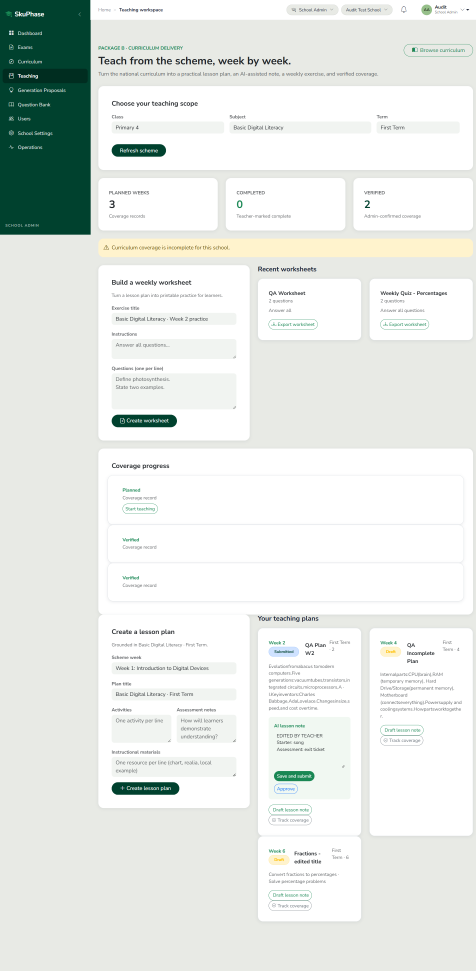
#> input picture app/assets/img/tutorials/01_teaching_workspace.png, 1428 x 2912 px (shown at 1/3 size)
$ python generate_callouts.py
#> lines starting #> are read from the running program, lines starting #| are printed output that depends on the picture
"""
Generate callout-annotated tutorial screenshots.
Every coordinate is measured and verified directly against actual image pixel data.
"""

from pathlib import Path
from PIL import Image, ImageDraw, ImageFont
import math

HERE = Path(__file__).parent
OUT  = HERE / "annotated"
OUT.mkdir(exist_ok=True)

BRAND   = (0, 65, 46)
WHITE   = (255, 255, 255)
OVERLAY = (0, 65, 46, 45)
BORDER  = (0, 65, 46, 220)


def _font(size):
    for name in ["arialbd.ttf", "Arial Bold.ttf",
                 "DejaVuSans-Bold.ttf", "LiberationSans-Bold.ttf"]:
        try:
            return ImageFont.truetype(name, size)
        except OSError:
            pass
    return ImageFont.load_default()


def _badge(draw, cx, cy, label, r=22):
    draw.ellipse([cx-r, cy-r, cx+r, cy+r], fill=BRAND, outline=WHITE, width=3)
    f = _font(r)
    bb = draw.textbbox((0, 0), label, font=f)
    tw, th = bb[2] - bb[0], bb[3] - bb[1]
    draw.text((cx - tw//2, cy - th//2 - 1), label, fill=WHITE, font=f)


def _arrow(draw, x1, y1, x2, y2, w=3):
    draw.line([(x1, y1), (x2, y2)], fill=BRAND, width=w)
    angle = math.atan2(y2 - y1, x2 - x1)
    head, spread = 14, math.pi / 6
    for sign in (1, -1):
        ax = x2 - head * math.cos(angle - sign * spread)
        ay = y2 - head * math.sin(angle - sign * spread)
        draw.line([(x2, y2), (int(ax), int(ay))], fill=BRAND, width=w)


def _highlight(img, x1, y1, x2, y2, pad=6):
    ov = Image.new("RGBA", img.size, (0, 0, 0, 0))
    d  = ImageDraw.Draw(ov)
    d.rectangle([x1 - pad, y1 - pad, x2 + pad, y2 + pad], fill=OVERLAY)
    d.rectangle([x1 - pad, y1 - pad, x2 + pad, y2 + pad], outline=BORDER, width=3)
    return Image.alpha_composite(img.convert("RGBA"), ov)


def annotate(src, dst, callouts, crop_box=None):
#> called with src = '01_teaching_workspace.png', dst = 'step1_teaching_workspace_annotated.png', crop_box = (0, 0, 1428, 640)
    img = Image.open(HERE / src)
#> img is the input picture: PIL image 1428x2912 RGB; mean R, G, B 229.1, 233.5, 229.6
    if crop_box:
        img = img.crop(crop_box)
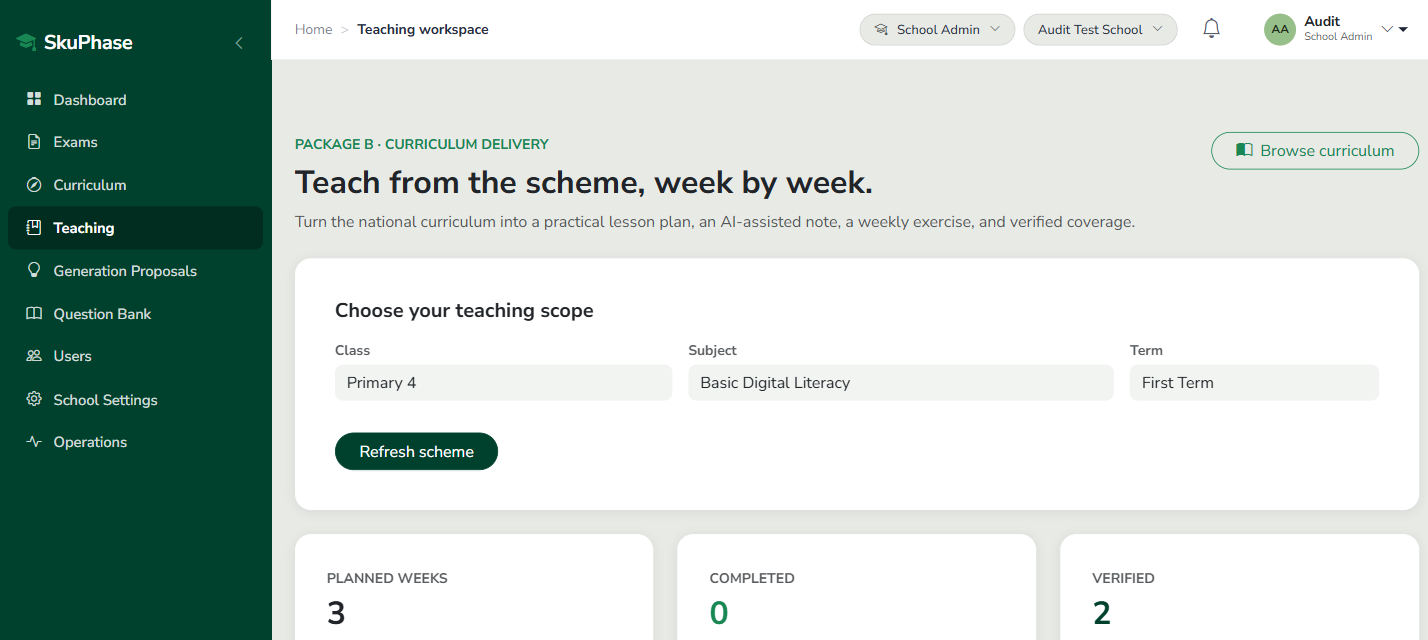
#> img: PIL image 1428x640 RGB; mean R, G, B 195.1, 208.4, 203.1
    img = img.convert("RGBA")
#> img: PIL image 1428x640 RGBA
    for c in callouts:
        if c.get("highlight"):
            img = _highlight(img, *c["highlight"])
    draw = ImageDraw.Draw(img)
    for c in callouts:
        if c.get("arrow_from") and c.get("arrow_to"):
            _arrow(draw, *c["arrow_from"], *c["arrow_to"])
        _badge(draw, *c["badge"], c["label"])
    img.convert("RGB").save(OUT / dst)
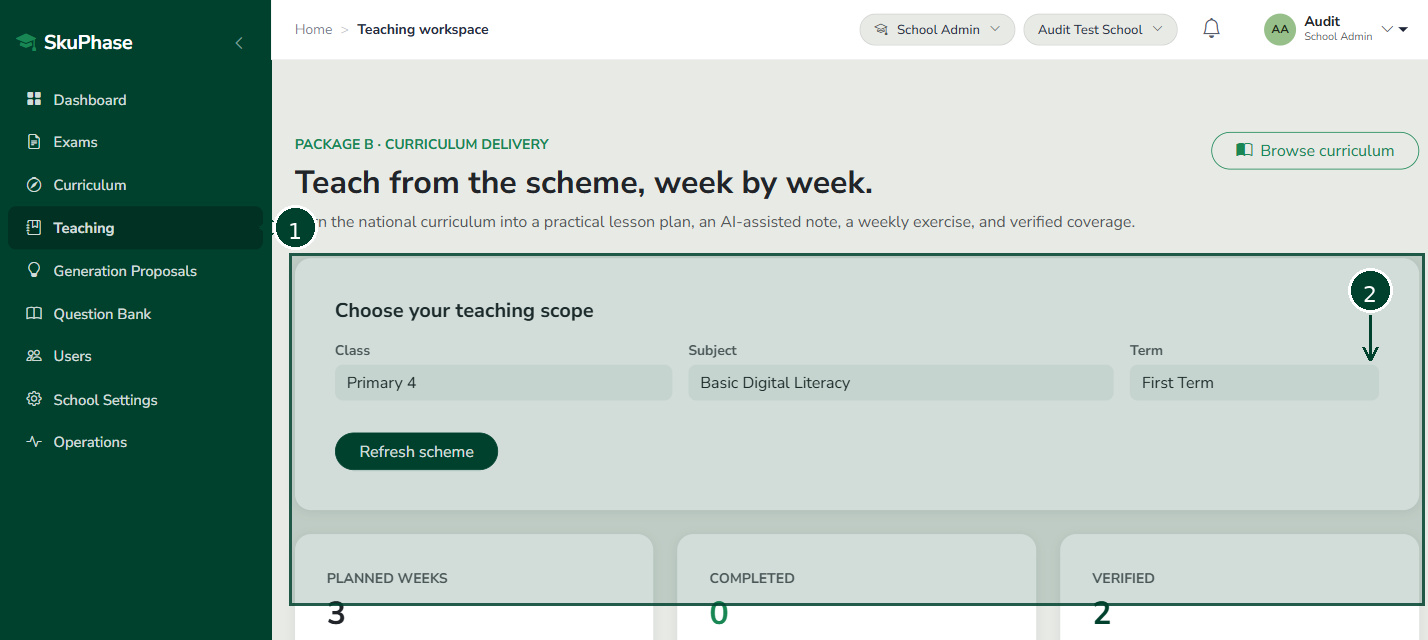
#> saved as step1_teaching_workspace_annotated.png: PIL image 1428x640 RGB; mean R, G, B 173.9, 192.6, 185.9
    print("  OK", dst)


# =============================================================================
# 1. LESSON NOTE GUIDE (DESKTOP & MOBILE)
# =============================================================================
print("=== Generating Lesson Note Guide Callouts ===")

# Step 1: 01_teaching_workspace.png (cropped to top 640px to focus on sidebar & scope)
# Sidebar "Teaching" button: x=10..260, y=207..248
# "Choose your teaching scope" card: x=295..1418, y=259..599
annotate("01_teaching_workspace.png", "step1_teaching_workspace_annotated.png", [
    dict(
        label="1",
        highlight=(10, 207, 260, 248),
        badge=(295, 227),
        arrow_from=(270, 227), arrow_to=(260, 227),
    ),
    dict(
        label="2",
        highlight=(295, 259, 1418, 599),
        badge=(1370, 290),
        arrow_from=(1370, 315), arrow_to=(1370, 360),
    ),
], crop_box=(0, 0, 1428, 640))

# Step 2: 02_plan_form_filled.png (1066 x 530)
# Scheme week dropdown: x=0..1060, y=30..85
# "+ Create lesson plan" button: x=0..192, y=490..528
annotate("02_plan_form_filled.png", "step2_plan_form_annotated.png", [
    dict(
        label="1",
        highlight=(0, 30, 1060, 85),
        badge=(1020, 115),
        arrow_from=(1020, 100), arrow_to=(1020, 85),
    ),
    dict(
        label="2",
        highlight=(0, 490, 192, 528),
        badge=(240, 509),
        arrow_from=(218, 509), arrow_to=(192, 509),
    ),
])
#> call 2 of annotate, with src = '02_plan_form_filled.png', dst = 'step2_plan_form_annotated.png'
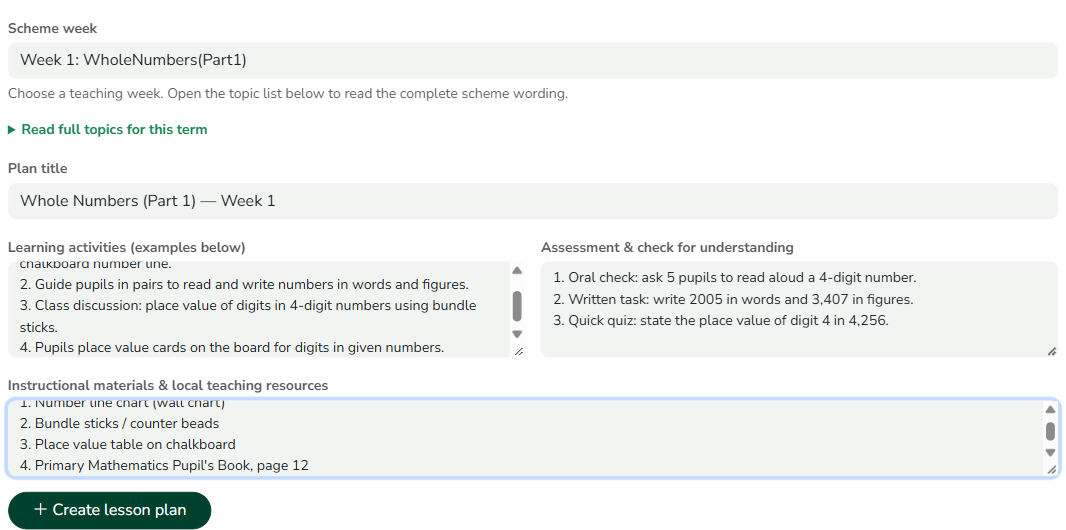
#> input picture app/assets/img/tutorials/02_plan_form_filled.png, 1066 x 530 px
#> in annotate, img is the input picture: PIL image 1066x530 RGB; mean R, G, B 239.7, 242.3, 241.4
#> the loop in annotate (call 2), `for c in callouts:` made 2 passes
#> pass 1, in annotate (call 2), `img = _highlight(img, *c["highlight"])`:
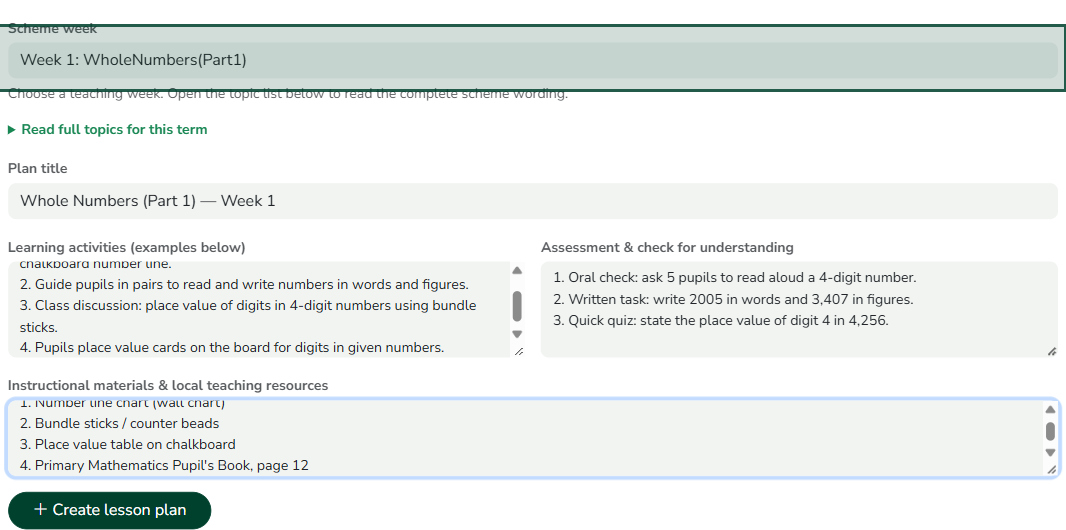
#> img: PIL image 1066x530 RGBA; mean R, G, B, A 232.2, 236.8, 235.3, 255
#> in annotate (call 2), `img.convert("RGB").save(OUT / dst)`:
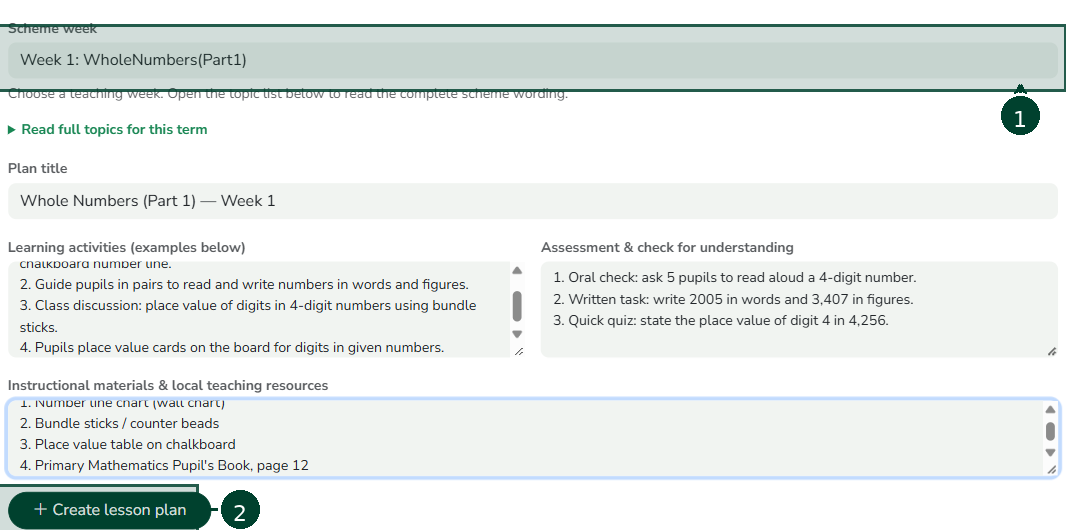
#> saved as step2_plan_form_annotated.png: PIL image 1066x530 RGB; mean R, G, B 230.7, 235.7, 234.1

# Step 3: 03_plan_card_draft_with_ai.png (1097 x 223)
# "Draft" pill badge: x=73..132, y=0..33
# "Draft with AI" button: x=0..118, y=175..218
annotate("03_plan_card_draft_with_ai.png", "step3_draft_with_ai_annotated.png", [
    dict(
        label="1",
        highlight=(73, 0, 132, 33),
        badge=(170, 16),
        arrow_from=(148, 16), arrow_to=(132, 16),
    ),
    dict(
        label="2",
        highlight=(0, 175, 118, 218),
        badge=(165, 196),
        arrow_from=(145, 196), arrow_to=(118, 196),
    ),
])
#> call 3 of annotate, with src = '03_plan_card_draft_with_ai.png', dst = 'step3_draft_with_ai_annotated.png'
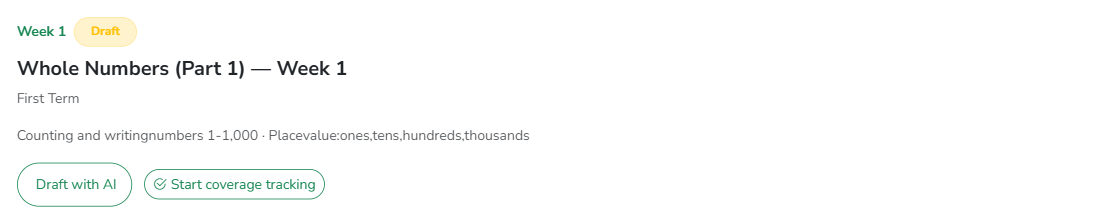
#> input picture app/assets/img/tutorials/03_plan_card_draft_with_ai.png, 1097 x 223 px
#> in annotate, img is the input picture: PIL image 1097x223 RGB; mean R, G, B 251.5, 252, 251.4
#> in annotate (call 3), `img.convert("RGB").save(OUT / dst)`:
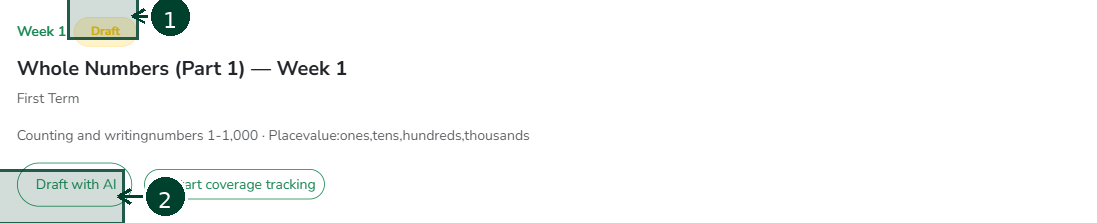
#> saved as step3_draft_with_ai_annotated.png: PIL image 1097x223 RGB; mean R, G, B 246.6, 248.3, 247.5

# Step 4: 05_lesson_note_preview.png (1443 x 704)
# Quick refinement chips: x=316..936, y=150..200
# "Preview lesson note" link: x=312..458, y=418..448
annotate("05_lesson_note_preview.png", "step4_preview_annotated.png", [
    dict(
        label="1",
        highlight=(316, 150, 936, 200),
        badge=(980, 175),
        arrow_from=(955, 175), arrow_to=(936, 175),
    ),
    dict(
        label="2",
        highlight=(312, 418, 458, 448),
        badge=(500, 433),
        arrow_from=(478, 433), arrow_to=(458, 433),
    ),
])
#> (the run stopped early here; a loop or call above may not have finished)
